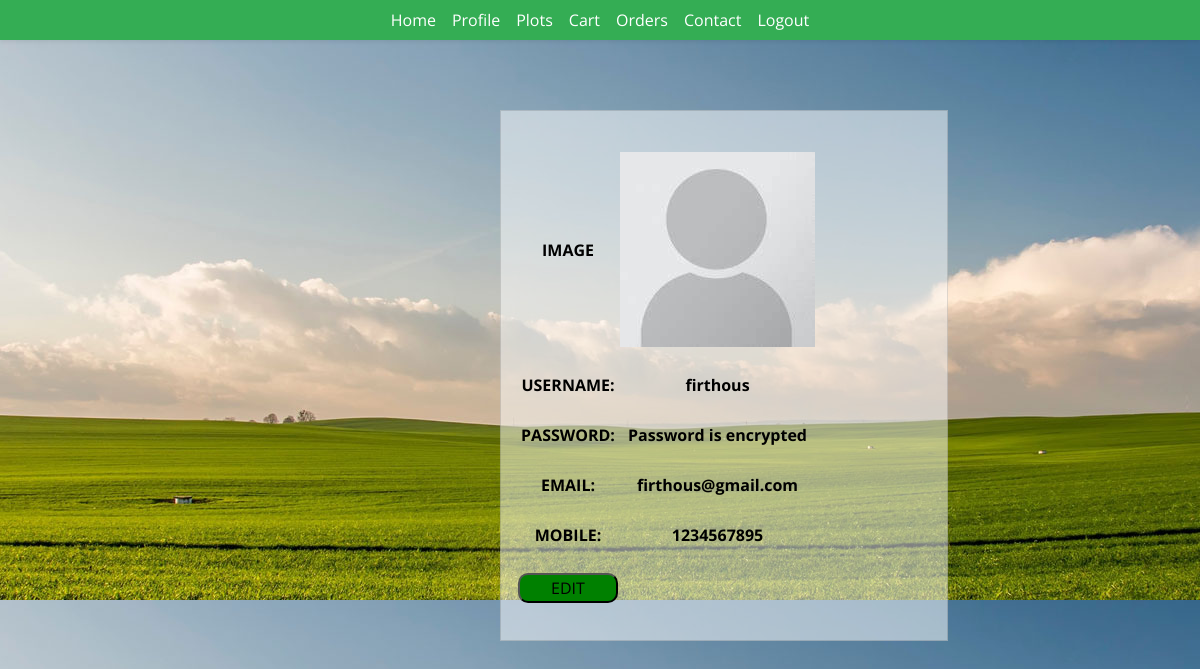
Page /farmerbuddy/UsersProfile.php (signed in) on the committed database.
### tables this page shows
CREATE TABLE `users` (
  `id` int(50) NOT NULL,
  `Name` varchar(25) NOT NULL,
  `Email` varchar(50) NOT NULL,
  `Password` varchar(100) NOT NULL,
  `Mobile` int(10) NOT NULL,
  `Category` int(3) NOT NULL,
  `Image` varchar(100) NOT NULL
);

### farmerbuddy/UsersProfile.php (the view, shortened to what this page needs)
<?php include './includes/dbconfig.php';
$id = $_SESSION['id'];
?>
<!DOCTYPE html>
<html lang="en">
<head>
    <link href="css/boostrap.min.css" rel="stylesheet">
    <link href="css/design.css" rel="stylesheet">
</head>
<body style="background-image: url('./images/agriland.jpg');">
    <?php
    $select_query = mysqli_query($conn, "select * from `users` where id=$id") or die('query failed');
    while ($details = mysqli_fetch_assoc($select_query)) {
    ?>
    <?php
    if($details['Category']==2)
    {
        include('NavbarSeller.php');
    }
    else if($details['Category']==1){
        include('NavbarFarmer.php');
    }
    ?>
        <form method="post" action="#">
            <div class="card opacity-100 " style="width: 28rem; color:black; margin-left: 500px; margin-top: 70px; background-color:rgba(255, 255, 255, 0.5);">
                <div class="card-body text-center">
                    <table style="border-spacing: 10px;">
                        <tr>
                            <td><br><b><label>IMAGE </label></b></td>
                            <?php
                            if ($details['Image'] == '') {
                            ?>
                                <td><br> <img src="uplodedfile/<?php
                                                                echo "user.jpg"; ?>" class="card-img-top" alt="..."></td>
                            <?php
                            } else {
                            ?>
                                <td><br> <img src="uplodedfile/<?php
                                                                echo $details['Image'] ?>" class="card-img-top" alt="..."></td>
                            <?php
                            } ?>
                        </tr>
                        <tr>
                            <td><br><b><label>USERNAME:</label></b></td>
                            <td><br><b><?php echo $details['Name'] ?></b></td>
                        </tr>
                        <tr>
                            <td><br><b><label>PASSWORD:</label></b></td>
                            <td><br><b>Password is encrypted</b></td>
                        </tr>
                        <tr>
                            <td><br><b><label>EMAIL:</label></b></td>
                            <td><br><b><?php echo $details['Email'] ?></b></td>
                        </tr>
                        <tr>
                            <td><br><b><label>MOBILE:</label></b></td>
                            <?php
                            if ($details['Mobile'] == '') {
                            ?>
                                <td><br><b>----</b></td>
                            <?php
                            } else {
                            ?>
                                <td><br><b><?php echo $details['Mobile'] ?></b> </td>
                            <?php
                            } ?>
                        </tr>
                        <tr>
                            <td><br><button type="submit" name='edit' style="width: 100px; margin-bottom:20px;  background-color:green; border-radius: 10px;">EDIT</button></td>
                        </tr>
                    </table>
                </div>
            </div>
        </form>
    <?php } ?>
</body>
</html>

### farmerbuddy/NavbarFarmer.php (shortened to what this page needs)
<!DOCTYPE html>
<html lang="en">
<head>
    <link href="https://cdnjs.cloudflare.com/ajax/libs/font-awesome/5.15.0/css/all.min.css" rel="stylesheet">
    <link href="https://cdn.jsdelivr.net/npm/bootstrap-icons@1.4.1/font/bootstrap-icons.css" rel="stylesheet">
    <link href="css/boostrap.min.css" rel="stylesheet">
    <link href="css/design.css" rel="stylesheet">
</head>
<body>
    <nav class="navbar navbar-expand-lg bg-primary navbar-dark shadow-sm py-3 py-lg-0 px-3 px-lg-5" id="home">
        <div class="collapse navbar-collapse" id="navbarCollapse">
            <div class="navbar-nav mx-auto py-0">
                <a href="farmer.php" class="nav-item nav-link active">Home</a>
                <a href="UsersProfile.php" class="nav-item nav-link active">Profile</a>
                <a href="farmerPlot.php" class="nav-item nav-link active">Plots</a>
                <a href="farmerCart.php" class="nav-item nav-link active">Cart</a>
                <a href="Orders.php" class="nav-item nav-link active">Orders</a>
                <a href="contact.php" class="nav-item nav-link active">Contact</a>
                <a href="login.php" class="nav-item nav-link active">Logout</a>
            </div>
        </div>
    </nav>
</body>
</html>

### farmerbuddy/css/design.css (style rules this page uses)
:root { --primary: #0d0e0d; --secondary: #FF9933; --light: #F6FFF2; --dark: #263A4F; }

### rows in the picture
users: Category "Home", Name "firthous", Email "firthous@gmail.com", Mobile "1234567895"
